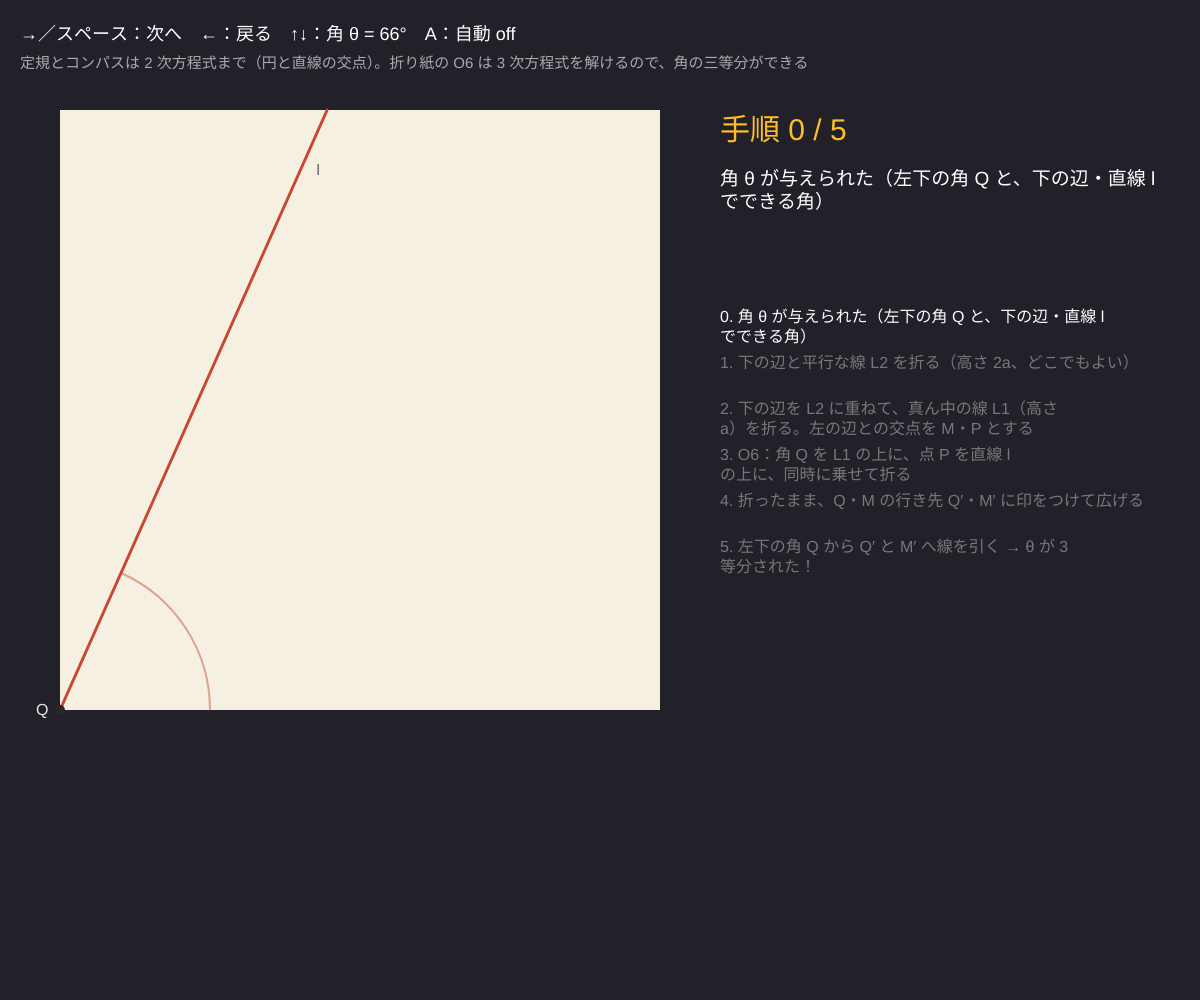
Frame 1 (no input)
Frame 60 (no input): identical to frame 1, image omitted
Frame 120 (the mouse pressed at the canvas centre since frame 60): identical to frame 1, image omitted

The p5.js sketch that drew this single still picture (run headless with seeded random() and noise() and a simulated clock; from frame 60 on, the mouse is pressed at the canvas centre):

// p5.js sketch
// ── sketch.js
// ============================================
// 02 角の三等分（阿部の方法）
// 「定規とコンパスで任意の角を 3 等分することはできない」（1837 年に証明）。でも折り紙ならできる
//   決め手は O6（2 点を 2 直線に同時に乗せる折り）。3 次方程式を 1 回の折りで解いている
// →／スペース = 次の手順 / ← = 前の手順 / ↑↓ = 角 θ を変える / A = 自動で進む
// ============================================

let theta = 66;          // ★ 3 等分したい角（度）。0〜90
let a = 0.22;            // ★ 平行線の間隔（紙の一辺 = 1）。小さいほど大きな角まで折れる
let stepNo = 0;
let phi = 0;             // 折りのアニメーション（0 = 広げた、PI = 折った）
let auto = false, autoT = 0;
let px0, py0, PS;

const STEPS = [
  '角 θ が与えられた（左下の角 Q と、下の辺・直線 l でできる角）',
  '下の辺と平行な線 L2 を折る（高さ 2a、どこでもよい）',
  '下の辺を L2 に重ねて、真ん中の線 L1（高さ a）を折る。左の辺との交点を M・P とする',
  'O6：角 Q を L1 の上に、点 P を直線 l の上に、同時に乗せて折る',
  '折ったまま、Q・M の行き先 Q′・M′ に印をつけて広げる',
  '左下の角 Q から Q′ と M′ へ線を引く → θ が 3 等分された！',
];

function setup() {
  createCanvas(windowWidth, windowHeight);
  PS = min(width * 0.5, height - 170);
  px0 = 60; py0 = 110;
}
// 紙の座標（左下が原点、一辺 1、y は上向き）→ 画面
function sx(u) { return px0 + u * PS; }
function sy(v) { return py0 + PS - v * PS; }

// ★ O6 で折り線を求める：Q を L1（y = a）に、P(0, 2a) を直線 l に乗せる
function solveFold() {
  let r = radians(theta);
  let l = { p: { x: 0, y: 0 }, u: { x: cos(r), y: sin(r) } };
  let L1 = { p: { x: 0, y: a }, u: { x: 1, y: 0 } };
  let Q = { x: 0, y: 0 }, P = { x: 0, y: 2 * a }, M = { x: 0, y: a };
  let f = (t) => { let X = { x: t, y: a }; return sdist(refl(P, bisector(Q, X)), l); };
  let best = null, N = 3000, pt = -3, pf = f(-3);
  for (let i = 1; i <= N; i++) {
    let t = -3 + 6 * i / N, v = f(t);
    if (pf * v <= 0) {
      let lo = pt, hi = t, flo = pf;
      for (let k = 0; k < 50; k++) { let m = (lo + hi) / 2, fm = f(m); if (flo * fm <= 0) hi = m; else { lo = m; flo = fm; } }
      let X = { x: (lo + hi) / 2, y: a }, cr = bisector(Q, X), Pp = refl(P, cr);
      // 紙の中で、P′ が直線 l の正の側にある解を選ぶ
      if (X.x > 0 && X.x < 1 && Pp.x * l.u.x + Pp.y * l.u.y > 0) best = { crease: cr, Qp: X, Pp, Mp: refl(M, cr) };
    }
    pt = t; pf = v;
  }
  return best;
}

function draw() {
  background(34, 32, 40);
  if (auto) { autoT++; if (autoT % 120 === 0) stepNo = (stepNo + 1) % STEPS.length; }
  let target = (stepNo === 3) ? PI : 0;
  if (stepNo === 4) target = (frameCount % 160 < 80) ? PI : 0;   // 折って、広げて
  phi += (target - phi) * 0.08;
  let sol = solveFold();

  // 紙
  noStroke(); fill(246, 240, 226); rect(px0, py0, PS, PS);
  // 平行線
  strokeWeight(2);
  if (stepNo >= 1) { stroke(120, 120, 120); dashed(0, 2 * a, 1, 2 * a); label('L2', 1.01, 2 * a); }
  if (stepNo >= 2) { stroke(120, 120, 120); dashed(0, a, 1, a); label('L1', 1.01, a); }
  // 角 θ の直線 l
  let r = radians(theta);
  let lx = cos(r), ly = sin(r), lt = min(1 / max(lx, 1e-6), 1 / max(ly, 1e-6));
  stroke(200, 70, 50); strokeWeight(3);
  line(sx(0), sy(0), sx(lx * lt), sy(ly * lt));
  label('l', lx * lt * 0.9 + 0.02, ly * lt * 0.9);
  noFill(); stroke(200, 70, 50, 120); strokeWeight(2);
  arc(sx(0), sy(0), PS * 0.5, PS * 0.5, -r, 0);

  if (sol && stepNo >= 3) {
    // 折り線
    let seg = clipSquare(sol.crease);
    if (seg) { stroke(255, 190, 40); strokeWeight(3); line(sx(seg[0].x), sy(seg[0].y), sx(seg[1].x), sy(seg[1].y)); }
    // 折り返される部分（Q の側）をアニメーション：折り線からの距離 s が s·cos φ になる
    let sq = [{ x: 0, y: 0 }, { x: 1, y: 0 }, { x: 1, y: 1 }, { x: 0, y: 1 }];
    let side = sdist({ x: 0, y: 0 }, sol.crease) > 0 ? 1 : -1;
    let flap = clipHalf(sq, sol.crease, side);
    if (phi > 0.02) {
      let k = 1 - cos(phi);
      fill(phi > HALF_PI ? color(226, 84, 72, 220) : color(255, 250, 235, 230));
      stroke(80, 40, 40); strokeWeight(1);
      beginShape();
      for (let p of flap) { let s = sdist(p, sol.crease); vertex(sx(p.x + sol.crease.u.y * s * k), sy(p.y - sol.crease.u.x * s * k)); }
      endShape(CLOSE);
    }
    // 印：Q′・M′・P′
    noStroke();
    fill(40); circle(sx(sol.Qp.x), sy(sol.Qp.y), 10); circle(sx(sol.Mp.x), sy(sol.Mp.y), 10); circle(sx(sol.Pp.x), sy(sol.Pp.y), 10);
    fill(20); textSize(15);
    text('Q′', sx(sol.Qp.x) + 8, sy(sol.Qp.y) - 8); text('M′', sx(sol.Mp.x) + 8, sy(sol.Mp.y) - 8); text('P′', sx(sol.Pp.x) + 8, sy(sol.Pp.y) - 8);
  }
  // 左の辺の点
  noStroke(); fill(40);
  circle(sx(0), sy(0), 10);
  if (stepNo >= 2) { circle(sx(0), sy(a), 10); circle(sx(0), sy(2 * a), 10); }
  fill(230); textSize(16); text('Q', sx(0) - 24, sy(0) + 5);
  if (stepNo >= 2) { text('M', sx(0) - 26, sy(a) + 5); text('P', sx(0) - 24, sy(2 * a) + 5); }

  // 三等分線
  if (sol && stepNo >= 5) {
    strokeWeight(3);
    let k1 = 1 / max(sol.Qp.x, sol.Qp.y), k2 = 1 / max(sol.Mp.x, sol.Mp.y);   // 紙の端まで伸ばす
    stroke(40, 160, 110); line(sx(0), sy(0), sx(sol.Qp.x * k1), sy(sol.Qp.y * k1));
    stroke(60, 110, 220); line(sx(0), sy(0), sx(sol.Mp.x * k2), sy(sol.Mp.y * k2));
  }

  // 説明
  let tx = px0 + PS + 60;
  noStroke(); fill(255); textSize(18);
  text('→／スペース：次へ　←：戻る　↑↓：角 θ = ' + nf(theta, 1, 0) + '°　A：自動 ' + (auto ? 'ON' : 'off'), 20, 40);
  fill(170); textSize(15);
  text('定規とコンパスは 2 次方程式まで（円と直線の交点）。折り紙の O6 は 3 次方程式を解けるので、角の三等分ができる', 20, 68);
  fill(255, 190, 40); textSize(30); text('手順 ' + stepNo + ' / ' + (STEPS.length - 1), tx, py0 + 30);
  fill(255); textSize(19); text(STEPS[stepNo], tx, py0 + 60, width - tx - 30, 120);
  textSize(16);
  let y = py0 + 200;
  for (let i = 0; i < STEPS.length; i++) { fill(i === stepNo ? 255 : 120); text(i + '. ' + STEPS[i], tx, y, width - tx - 30, 50); y += 46; }
  if (!sol) { fill(255, 120, 100); text('この角度では紙の中で折れない → a を小さくしよう', tx, y + 10); }
  else if (stepNo >= 5) {
    let a1 = degrees(atan2(sol.Qp.y, sol.Qp.x)), a2 = degrees(atan2(sol.Mp.y, sol.Mp.x));
    fill(40, 200, 140); textSize(20); text('∠(下の辺, QQ′) = ' + nf(a1, 1, 3) + '°', tx, y + 20);
    fill(110, 160, 255); text('∠(下の辺, QM′) = ' + nf(a2, 1, 3) + '°', tx, y + 50);
    fill(255); text('θ / 3 = ' + nf(theta / 3, 1, 3) + '°　　2θ / 3 = ' + nf(2 * theta / 3, 1, 3) + '°', tx, y + 80);
  }
}

function keyPressed() {
  if (key === RIGHT_ARROW || key === ' ') stepNo = min(stepNo + 1, STEPS.length - 1);
  if (key === LEFT_ARROW) stepNo = max(stepNo - 1, 0);
  if (key === UP_ARROW) theta = min(theta + 2, 88);
  if (key === DOWN_ARROW) theta = max(theta - 2, 4);
  if (key === 'a' || key === 'A') { auto = !auto; autoT = 0; }
}

// ---------- やってみよう ----------
// 1. θ = 90° を 3 等分すると 30°。これは定規とコンパスでもできる。θ = 60° → 20° はなぜ定規とコンパスでは無理？
// 2. a を 0.1 や 0.4 に変えると、折れる角の範囲はどう変わる？
// 3. なぜ 3 等分になるのか：Q・M′・Q′ と、P′ の関係（合同な三角形が 3 つ）を図に描いて考えよう
// 4. この手順を本物の紙で折ってみよう。分度器で測ると何度ずれる？


// ==================================================
// ここから下は「折り紙の幾何の道具」（紙の座標：一辺 1）
// ==================================================
function nrm(x, y) { let l = Math.hypot(x, y) || 1; return { x: x / l, y: y / l }; }
function bisector(a, b) { return { p: { x: (a.x + b.x) / 2, y: (a.y + b.y) / 2 }, u: nrm(-(b.y - a.y), b.x - a.x) }; }
function sdist(q, L) { return (q.x - L.p.x) * -L.u.y + (q.y - L.p.y) * L.u.x; }
function refl(q, L) { let s = sdist(q, L); return { x: q.x + 2 * s * L.u.y, y: q.y - 2 * s * L.u.x }; }
function clipHalf(pts, L, side) {
  let out = [];
  for (let i = 0; i < pts.length; i++) {
    let p = pts[i], q = pts[(i + 1) % pts.length], s1 = sdist(p, L) * side, s2 = sdist(q, L) * side;
    if (s1 >= 0) out.push(p);
    if (s1 * s2 < 0) { let t = s1 / (s1 - s2); out.push({ x: p.x + (q.x - p.x) * t, y: p.y + (q.y - p.y) * t }); }
  }
  return out;
}
function clipSquare(L) {
  let sq = [{ x: 0, y: 0 }, { x: 1, y: 0 }, { x: 1, y: 1 }, { x: 0, y: 1 }], r = [];
  for (let i = 0; i < 4; i++) {
    let p = sq[i], q = sq[(i + 1) % 4], s1 = sdist(p, L), s2 = sdist(q, L);
    if (s1 * s2 <= 0 && s1 !== s2) { let t = s1 / (s1 - s2); r.push({ x: p.x + (q.x - p.x) * t, y: p.y + (q.y - p.y) * t }); }
  }
  return r.length >= 2 ? r : null;
}
function dashed(x1, y1, x2, y2) { drawingContext.setLineDash([8, 6]); line(sx(x1), sy(y1), sx(x2), sy(y2)); drawingContext.setLineDash([]); }
function label(s, u, v) { noStroke(); fill(90); textSize(15); text(s, sx(u) + 4, sy(v) + 5); }
